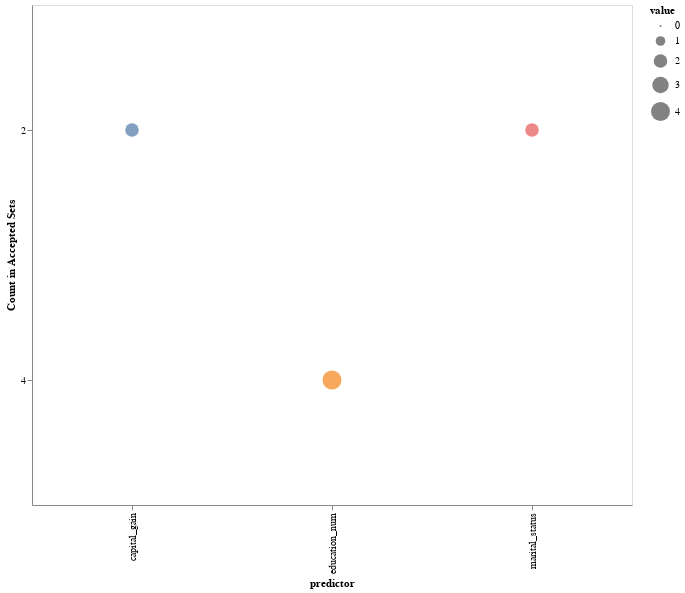

Write notebook code for a chart like this one.
### Code cell
plotICPacceptedSets( rUSAForest.X, rUSAForest.acceptedSets)

### Figure 1 — Vega-Lite specification as saved in the notebook (floating-point values rounded to 4 significant figures)
{"data": {"values": [{"predictor": "marital_status", "value": 2, "variable": "2"}, {"predictor": "education_num", "value": 4, "variable": "3"}, {"predictor": "capital_gain", "value": 2, "variable": "7"}]}, "encoding": {"color": {"field": "predictor", "legend": null, "type": "nominal"}, "size": {"field": "value", "type": "quantitative"}, "x": {"field": "predictor", "type": "ordinal"}, "y": {"axis": {"title": "Count in Accepted Sets"}, "field": "value", "type": "ordinal"}}, "height": 500, "mark": "circle", "width": 600}
